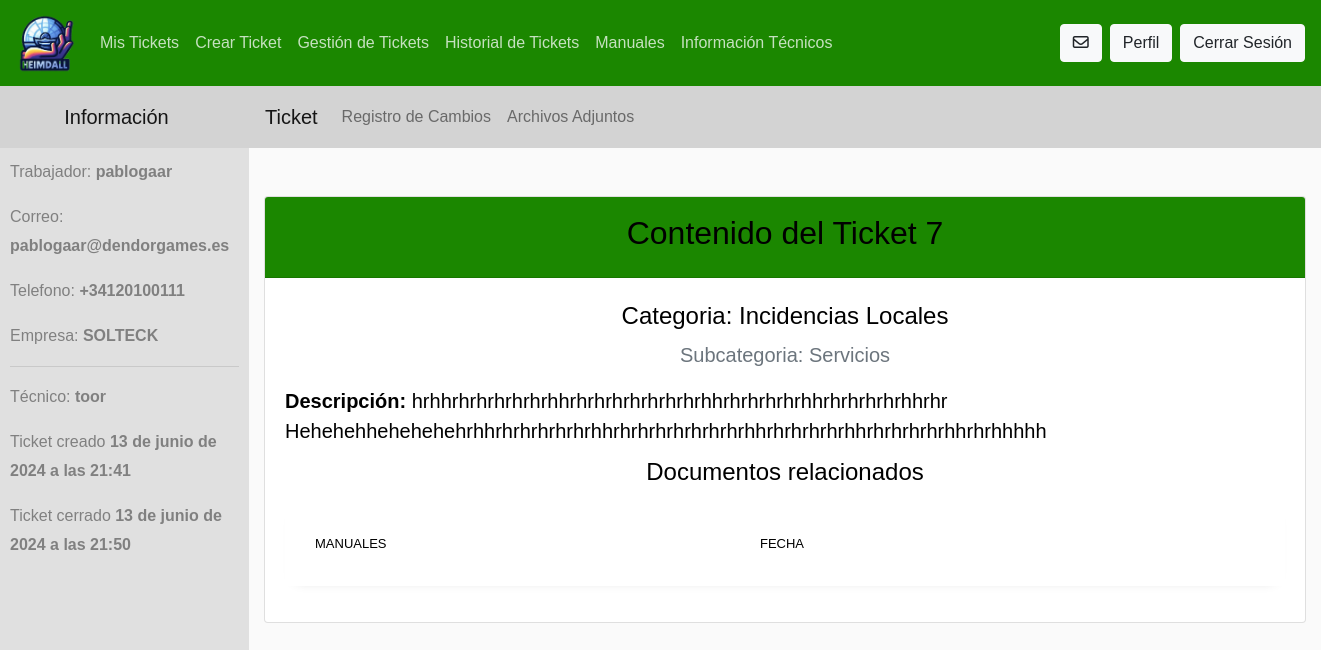
Screenshot of /ticket/7 (signed in) with the database file from the repository.
### heimdallapp/models.py (models this page shows, shortened)
class Ticket(models.Model):
    trabajador = models.ForeignKey(Trabajador,related_name="trabajador", on_delete=models.DO_NOTHING)
    tecnico =  models.ForeignKey(Trabajador,related_name="tecnico", on_delete=models.DO_NOTHING, blank=True, null=True)
    subcategoria = models.ForeignKey(Sub_categoria, on_delete=models.DO_NOTHING)
    class Estados(models.TextChoices):
        CREADO = "Creado", _("Creado")
        CONFIRMADO = "Confirmado", _("Confirmado")
        ACEPTADO = "Aceptado", _("Aceptado")
        ESCALADO = "Escalado", _("Escalado")
        RESUELTO =  "Resuelto", _("Resuelto")
    descripcion = models.CharField(max_length=500, blank=False, null=False)
    fecha = models.DateTimeField(default=datetime.now()) # LA FECHA SE INTRODUCE DE FORMA AUTOMÁTICA - ES EQUIVALENTE A LA FECHA DE CREACIÓN DEL TICKET
    estado = models.CharField(max_length=20, choices=Estados.choices, default=Estados.CREADO)
    fecha_resolucion = models.DateTimeField(null=True, blank=True)

class Trabajador(AbstractUser):
    es_tecnico = models.BooleanField(default=False, null=False, blank=False)
    es_administrador = models.BooleanField(default=False, null=False, blank=False)
    telefono = PhoneNumberField(null=True, blank=True, unique=True)
    type_emp = [("SOLTECK", "SOLTECK"), ("CYBERWAVE", "CYBERWAVE"), ("CORERIFT", "CORERIFT"), ("EMERALSOLUTIONS", "EMERALSOLUTIONS")]
    empresa = models.CharField(max_length=20, choices=type_emp)
    def __str__(self):
        return self.username

class Sub_categoria(models.Model):
    class Prioridades(models.TextChoices):
        BAJA = "Baja", _("Baja")
        MEDIA = "Media", _("Media")
        ALTA =  "Alta", _("Alta")
    categoria = models.ForeignKey(Categoria, on_delete=models.CASCADE)
    subcategoria = models.CharField(max_length=50, blank=False, null=False)
    prioridad = models.CharField(max_length=50, choices=Prioridades.choices, default=Prioridades.BAJA)

class Categoria(models.Model):
    problema = models.CharField(max_length=50)

### heimdallapp/views.py (the view, shortened to what this page needs)
# urls.py: path('ticket/<int:pk>', DetalleTicket.as_view(), name='detalle_ticket_tecnico'),
class DetalleTicket(UserPassesTestMixin,DetailView):
    model = Ticket
    template_name = "componentes/tecnico/ticket_detalle.html"
    def get_context_data(self, **kwargs) -> dict[str, Any]:
        context = super().get_context_data(**kwargs)
        context["aceptar"] = True
        context["documentos"] = Documento.objects.filter(subcategoria=self.get_object().subcategoria)
        return context
    def test_func(self):
        return self.request.user.is_authenticated and (self.request.user.es_tecnico or self.request.user.is_superuser)

### templates/componentes/tecnico/ticket_detalle.html (shortened to what this page needs)
{% extends "./base_ticket.html" %}
{% load archivo_nombre %}
{% load static %}
{% block componente %}
<div class="container mt-5">
    <div class="card">
        <div class="card-header bg-primary text-white text-center">
            <h2>Contenido del Ticket {{ object.id }}</h2>
        </div>
        <div class="card-body">
            <h4 class="card-title text-center">
                Categoria: {{ object.subcategoria.categoria.problema }}
            </h4>
            <h5 class="card-subtitle mb-3 text-center text-muted">
                Subcategoria: {{ object.subcategoria.subcategoria }}
            </h5>
            <h5 class="card-text">
                <strong>Descripción:</strong> {{ object.descripcion }}
            </h5>
            <h4 class="card-title text-center">
                Documentos relacionados
            </h4>
            <table class="table table-striped">
                <thead>
                  <tr>
                    <th>Manuales</th>
                    <th>Fecha</th>
                    <th></th>
                  </tr>
                </thead>
              </table>
        </div>
    </div>
</div>
{% endblock componente %}

### templates/componentes/tecnico/base_ticket.html (shortened to what this page needs)
{% extends "base.html" %}
{% block contenido %}
<div class="contenedor">
    <div class="INFO">
        <nav class="navbar navbar-expand-lg navbar-light bg-submenu text-center justify-content-center">
            <a class="navbar-brand " href="">Información</a>
        </nav>
        <div class="informacion">
            <p>Trabajador: <b>{{object.trabajador}}</b></p>
            <p>Correo: <b>{{object.trabajador.email}}</b></p>
            <p>Telefono: <b>{{object.trabajador.telefono}}</b></p>
            <p>Empresa: <b>{{object.trabajador.empresa}}</b></p>
            <hr>
            <p>Técnico: <b>{{object.tecnico}}</b></p>
            <p>Ticket creado <b>{{object.fecha}}</b></p>
            {% if object.fecha_resolucion %}
            <p>Ticket cerrado <b>{{object.fecha_resolucion}}</b></p>
            {% endif %}
        </div>
    </div>
    <div class="CONTENIDO">
        {% include "./menu_ticket.html" %}
        {% block componente %}{% endblock componente %}
    </div>
  </div>
{% endblock contenido %}

### rows the page displays
Ticket: trabajador "pablogaar", trabajador.email "pablogaar@dendorgames.es", trabajador.telefono "+34120100111", trabajador.empresa "SOLTECK", tecnico "toor", fecha "13 de junio de 2024 a las 21:41", fecha_resolucion "13 de junio de 2024 a las 21:50", id "7", subcategoria.categoria.problema "Incidencias Locales", subcategoria.subcategoria "Servicios", descripcion "hrhhrhrhrhrhrhrhhrhrhrhrhrhrhrhrhhrhrhrhrhrhhrhrhrhrhrhhrhr Hehehehhehehehehrhhrhrhrhrhrhrhhrhrhrhrhrhrhrhrhhrhrhrhrhrhhrhrhrhrhrhhrhrhhhhh"
